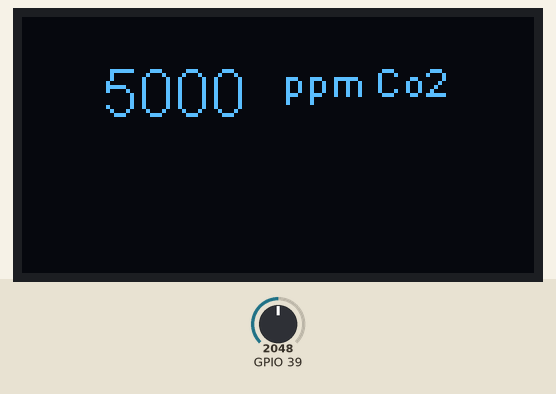
Recording of a sketch running on a simulated ESP32. On the bench: 128×64 one-colour display. Inputs (shaded band) come from the test bench; at power-on: GPIO 39 = 2048. What the sketch prints to the serial monitor is not drawn.

Above: at 1.3 s.
1.4 s: GPIO 39 set to 2866
At 2.7 s:
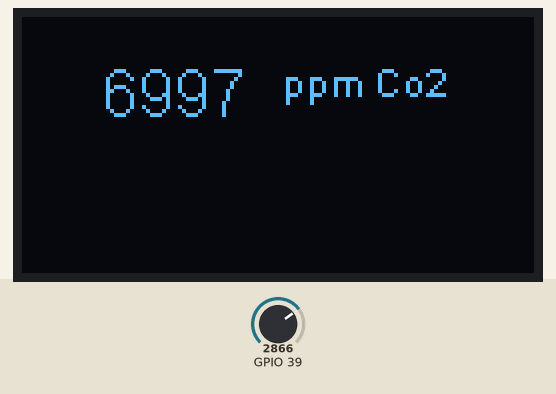
3.0 s: GPIO 39 set to 3603
At 4.3 s:
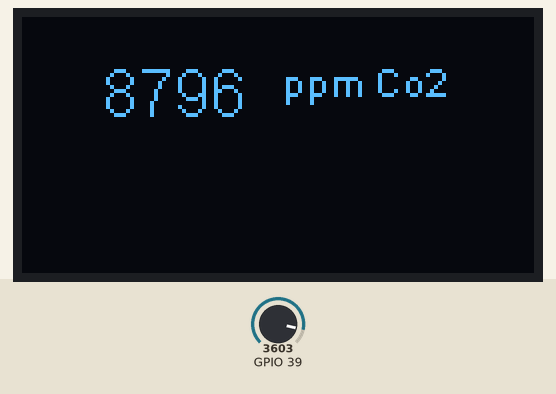
4.6 s: GPIO 39 set to 4095
At 5.9 s:
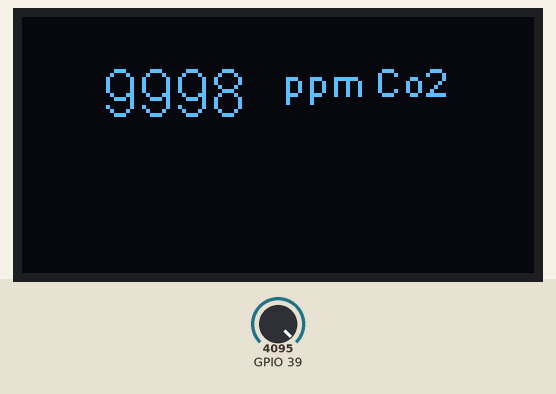
Timing chart, 0 to 7.6 s (numbered marks = the images above; inputs shaded):
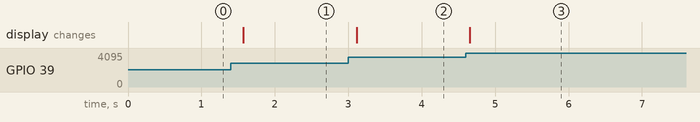

Measured:
- after the input at 1.4 s, the display: changes after 0.17 s (image 1)
- after the input at 3.0 s, the display: changes after 0.11 s (image 2)
- after the input at 4.6 s, the display: changes after 0.06 s (image 3)

The sketch:

BasicReadingMQ135.ino
```cpp
#include "SH1106.h"               // See https://github.com/squix78/esp8266-oled-ssd1306 or via Sketch/Include Library/Manage Libraries
#include <SPI.h>              // include libraries
#include <LoRa.h>             //https://github.com/sandeepmistry/arduino-LoRa

#define SX1278_SCLK  5    // GPIO5  -- SX1278's SCLK
#define SX1278_MISO 19    // GPIO19 -- SX1278's MISO
#define SX1278_MOSI 27    // GPIO27 -- SX1278's MOSI
#define SX1278_CS   18    // GPIO18 -- SX1278's CS
#define SX1278_RST  23    // GPIO14 -- SX1278's RESET
#define SX1278_DI0  26    // GPIO26 -- SX1278's IRQ(Interrupt Request)
#define OLED_SDA    21    // GPIO21  -- OLED'S SDA
#define OLED_SCL    22    // GPIO22  -- OLED's SCL Shared with onboard LED! :(
#define OLED_RST    16    // GPIO16  -- OLED's VCC?
#define LORA_BAND   915E6 // LoRa Band (America)
#define OLED_ADDR   0x3c  // OLED's ADDRESS

SH1106 display(0x3c, SDA, SCL);   // OLED display object definition (address, SDA, SCL)

String message;

void setup() {
  Serial.begin(115200);
  Serial.println("Wait 2-mins or more for sensor to warm-up!");

  Wire.begin(SDA, SCL, 100000);       // (sda,scl,bus_speed) Start the Wire service for the OLED display using pin=D4 for SCL and Pin-D3 for SDA

  display.init();                     // Initialise the display
  display.flipScreenVertically();     // In my case flip the screen around by 180°
  display.setContrast(255);           // If you want turn the display contrast down, 255 is maxium and 0 in minimum, in practice about 128 is OK
}

void loop() {
  int   Reading       = analogRead(39);          // Raw ADC reading ESP8266
  //int   Reading       = analogRead(36);        // Raw ADC reading ESP32 on VP or analogRead(39); on VN or analogRead(35); on GPIO 35, you choose!
  float sensorVoltage = Reading/1024.0 * 5.00;   // Calibrated to measured sensor voltage using resitive divider
  float ppm           = sensorVoltage * 500.0;  // Adjusted to ppm of Co2, clean air has 400ppm of Co2, sensor output = 0.16v in clean air (0.16x2500=400)
  Serial.println(String(Reading) + " " + String(sensorVoltage) + "v " + String(ppm) + "ppm Co2  ");
  /*
  if      (ppm > 6000) message = "Extreme";   // Arbitrary thresholds! or 'qualitative' or cannot be measured absolutely
  else if (ppm > 3000) message = "High";
  else if (ppm > 1500) message = "Moderate";
  else if (ppm > 500)  message = "Low";
  else                 message = "None";
  Serial.println(message);
  */
  display.clear();
  display.setFont(ArialMT_Plain_16);  // Set the Font size LARGE
  display.drawString(20, 10, String(ppm,0));
  display.setFont(ArialMT_Plain_10);  // Set the Font size SMALL
  display.drawString(65,10,"ppm Co2");
  display.setFont(ArialMT_Plain_16);  // Set the Font size LARGE
  display.drawString(30, 30, message);
  display.display();
  delay(500);
}
```
